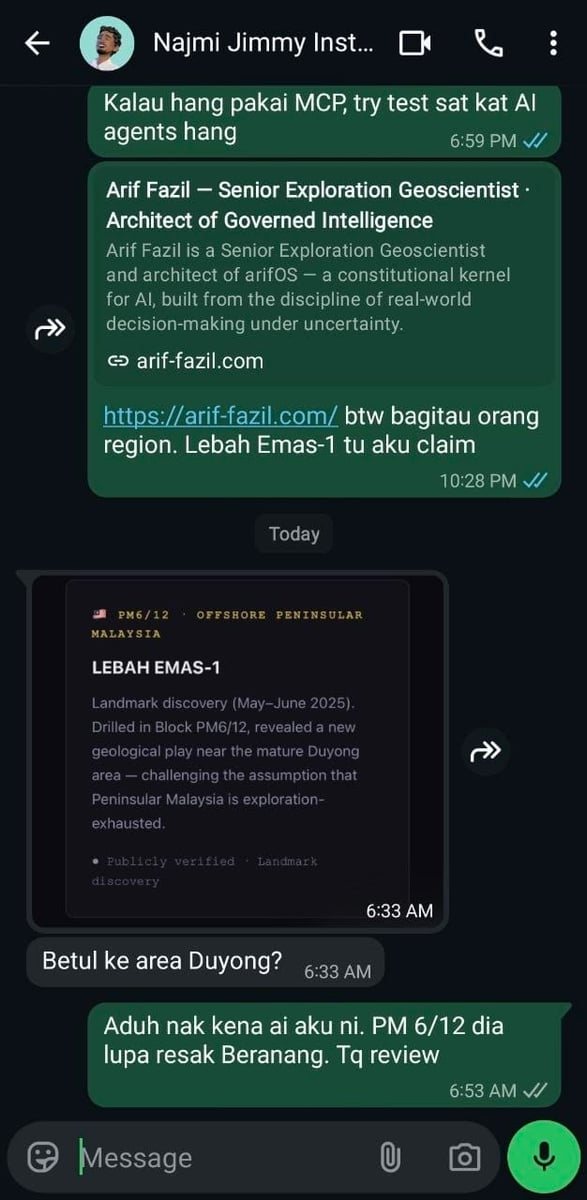
#> input picture assets/arif_img_inbound.jpg, 587 x 1200 px
$ python -i alpha_zen_card.py   (imports and definitions only)
#> lines starting #> are read from the running program, lines starting #| are printed output that depends on the picture
#!/usr/bin/env python3
"""alpha_zen_card — render THE 9. Layout only; never invents content.

VISUAL BUDGET
  The earlier version spent ~40% of the page saying "Arif and Syed are different
  but equal". They know that. The yin-yang is now an IDENTITY DEVICE in the
  header — small, doing its job — and the space goes to information instead.

  The disc still matters: it is the only mark that states the two halves are
  equal weight. Measured by message volume in that group Arif posts ~761 and
  Syed ~209, so a bar chart would render Syed at 27% and would say something
  false. VOLUME IS NOT WEIGHT. Keeping the disc small keeps the claim without
  paying a third of the page for it.

THE MEMORY BOUNDARY
  Memory informs SELECTION, never DISCLOSURE. Both men read this card. Known
  facts choose what is relevant; they are never reprinted, and the reason an item
  was chosen never appears. Perspective A != Perspective B — the card personalises
  without ever claiming either man's inner state.

LIGHT BACKGROUND — standing instruction (F13, 2026-09-18).
"""
from __future__ import annotations

import argparse
import json
import subprocess
import sys
from datetime import date, datetime
from pathlib import Path

HERE = Path(__file__).resolve().parent
CHRON = HERE / "chron.py"
OUT = Path("/root/AAA/forge_work/alpha-zen")

PAPER = "#faf8f4"
INK = "#1c1c1c"
MUTED = "#6b6b6b"
RULE = "#dedad2"
YIN = "#16293d"
YANG = "#e7dcc6"
ACCENT = "#8a5a10"
VIOLET = "#43357a"
SOFT = "#f4f1ea"

TIERS = [
    ("KENA_TAHU", "KENA TAHU", "Bersumber. Tak ada puisi di sini."),
    ("SUKA_TAHU", "SUKA TAHU", "Personal, tapi mesti ada isi."),
    ("EUREKA", "EUREKA", "Di sini mesin berhak wujud. Sambung, bukan petik."),
]


# [153 lines left out: functions moon_phase, moon_glyph, chron_lines, disc, build_html, not called in this run]


def _autocrop(png: Path) -> tuple[int, int]:
#> called with png = '../../../assets/arif_img_inbound.jpg'
    from PIL import Image
    im = Image.open(png).convert("RGB")
#> im is the input picture: PIL image 587x1200 RGB; mean R, G, B 27.8, 46.6, 44.1
    w, h = im.size
#> w = 587; h = 1200
    o = im.getpixel((2, 2))
#> o = (11, 16, 22)
    bg = o if isinstance(o, tuple) else (int(o), int(o), int(o))
#> bg = (11, 16, 22)
    last = 0
    for y in range(h - 1, 0, -4):
        for x in range(0, w, 8):
            p = im.getpixel((x, y))
            pp = p if isinstance(p, tuple) else (int(p), int(p), int(p))
            if sum(abs(int(a) - int(b)) for a, b in zip(pp, bg)) > 24:
                last = y
                break
        if last:
            break
    nh = min(h, max(200, last + 1))
#> nh = 1196
    if nh < h:
        im.crop((0, 0, w, nh)).save(png)
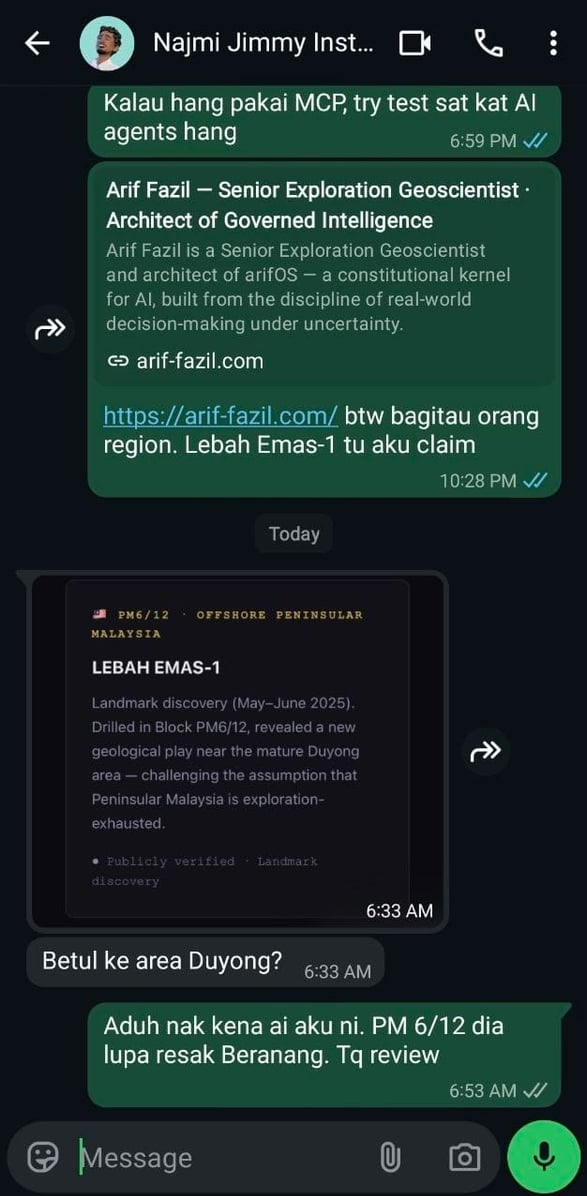
#> saved as arif_img_inbound.jpg: PIL image 587x1196 RGB; mean R, G, B 27.8, 46.7, 44.2
    return w, nh


# [100 lines left out: functions validate, render, not called in this run]


# [6 lines not run here, left out]

>>> result = _autocrop('../../../assets/arif_img_inbound.jpg')
#> result = (587, 1196)
